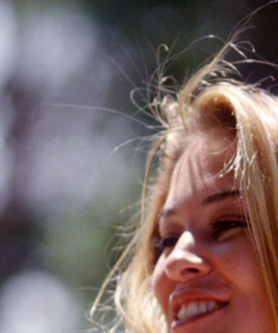
//> input picture ImageMatting/build/ImageMatting/KNhair.bmp, 278 x 333 px
$ ./main build/ImageMatting/KNhair.bmp   (built with g++ and OpenCV 4)
//> lines starting //> are read from the running program, lines starting //| are printed output that depends on the picture
### ImageMatting/Eigen_Solver.h
//
// author: 会飞的吴克
//

#ifndef IMAGEPROCESSINGFROMSCRATCH_EIGEN_SOLVER_H
#define IMAGEPROCESSINGFROMSCRATCH_EIGEN_SOLVER_H
#define TOL 2.5e-10

#include<Eigen/SparseLU>
#include<Eigen/IterativeLinearSolvers>
#include <Eigen/Dense>
#include <Eigen/Sparse>
#include <opencv2/core/eigen.hpp>

namespace ImageMatting {

    cv::Mat SolveEquations(const cv::SparseMat &A, const cv::Mat &b,int maxIters = INT32_MAX,double toler = TOL)
/*
 * A: coefficient matrix
 * b: result vector
 *
 * return: solution vector
 */
    {
        // convert to eigen matrix
        typedef Eigen::Triplet<double> Trip;
        std::vector<Trip> trp;
        for (auto it = A.begin(); it != A.end(); it++) {
            auto node = it.node();
            trp.emplace_back(node->idx[0], node->idx[1], it.value<double>());
        }
        int dim = A.size()[0];
        Eigen::SparseMatrix<double> AES(dim, dim);
        AES.setFromTriplets(trp.begin(), trp.end());

        Eigen::VectorXd bE;
        cv::cv2eigen(b, bE);


        //solve (L+lambda*D)alpha = lambda*b

        Eigen::ConjugateGradient<Eigen::SparseMatrix<double>, Eigen::Upper|Eigen::Lower> solver;
        solver.setMaxIterations(maxIters);
        solver.setTolerance(toler);
        std::cout << "Preconditioning." << std::endl;
        solver.compute(AES);
        std::cout << "done." << std::endl;
        std::cout << "Solving equations." << std::endl;
        Eigen::VectorXd x = solver.solve(bE);
        std::cout << "done." << std::endl;

        cv::Mat alpha;
        cv::eigen2cv(x, alpha);

        return alpha;
    }
}

#endif //IMAGEPROCESSINGFROMSCRATCH_EIGEN_SOLVER_H

### ImageMatting/Image_Matting.h
//
// author: 会飞的吴克
//

#ifndef IMAGEPROCESSINGFROMSCRATCH_IMAGE_MATTING_H
#define IMAGEPROCESSINGFROMSCRATCH_IMAGE_MATTING_H

#include <iostream>
#include <opencv2/opencv.hpp>
#include <vector>
#include <algorithm>
#include <string>

#include "Eigen_Solver.h"

namespace ImageMatting {

    cv::SparseMat getLaplacian(const cv::Mat &I, const cv::Mat &mask, int r, double err)
/*
 * I: 3 channel image
 * mask: unknown alpha is marked as 0
 * r: window radius
 * err: absolute value less than err is considered 0
 *
 * return: L(matting Laplacian)
 */
    {
        double eps = 0.0000001f;
        int h = I.rows;
        int w = I.cols;
        int c = I.channels();
        assert(c == 3);

        int win_diam = 2 * r + 1;
        int win_size = win_diam * win_diam;

        int Lsize[2] = {h * w, h * w};
        cv::SparseMat L(2, Lsize, CV_64F);
        cv::Mat erode_mask;
        cv::erode(mask, erode_mask, cv::Mat::ones(win_diam, win_diam, CV_64F));

        for (int i = r; i < h - r; i++) {
            for (int j = r; j < w - r; j++) {
                int start_r = i - r, end_r = i + r + 1, start_c = j - r, end_c = j + r + 1;
                bool pass_win = true;
                for (int k = start_r; k < end_r; k++) {
                    for (int l = start_c; l < end_c; l++) {
                        pass_win = pass_win && (abs(erode_mask.at<double>(k, l)) > err);
                        if (!pass_win) {
                            break;
                        }
                    }
                    if (!pass_win) {
                        break;
                    }
                }
                if (!pass_win)// pass window if no unknown alpha
                {
                    cv::Vec3d mu_ij(0, 0, 0);
                    for (int k = start_r; k < end_r; k++) {
                        for (int l = start_c; l < end_c; l++) {
                            mu_ij += I.at<cv::Vec3d>(k, l);
                        }
                    }
                    mu_ij /= win_size;

                    cv::Mat sigma_ij = cv::Mat::zeros(c, c, CV_64FC1);
                    double coeff = eps / win_size;
                    for (int c1 = 0; c1 < c; c1++) {
                        for (int c2 = c1; c2 < c; c2++) {
                            double val = 0;
                            for (int k = start_r; k < end_r; k++) {
                                for (int l = start_c; l < end_c; l++) {
                                    const auto &temp_color = I.at<cv::Vec3d>(k, l);
                                    val += temp_color[c1] * temp_color[c2];
                                }
                            }
                            val /= win_size;
                            val -= mu_ij[c1] * mu_ij[c2];
                            if (c1 == c2) {
                                val += coeff;
                                sigma_ij.at<double>(c1, c2) = val;
                            } else {
                                sigma_ij.at<double>(c1, c2) = val;
                                sigma_ij.at<double>(c2, c1) = val;
                            }
                        }
                    } // covar + eps/win_size * I

                    cv::Mat sigma_ij_inv;
                    cv::invert(sigma_ij, sigma_ij_inv);

                    for (int k1 = start_r; k1 < end_r; k1++) {
                        for (int l1 = start_c; l1 < end_c; l1++) {
                            for (int k2 = k1; k2 < end_r; k2++) {
                                bool same_row = (k1 == k2);
                                for (int l2 = same_row ? l1 : start_c; l2 < end_c; l2++) {
                                    auto V1 = cv::Mat(I.at<cv::Vec3d>(k1, l1) - mu_ij).t();
                                    auto V2 = cv::Mat(I.at<cv::Vec3d>(k2, l2) - mu_ij);
                                    double val = -((1 + cv::Mat((V1 * sigma_ij_inv * V2)).at<double>(0)) / win_size);

                                    int ind1 = k1 * w + l1, ind2 = k2 * w + l2;
                                    if (same_row && l1 == l2) {
                                        val = 1 + val;
                                        *((double *) L.ptr(ind1, ind2, true)) += val;
                                    } else {
                                        *((double *) L.ptr(ind1, ind2, true)) += val;
                                        *((double *) L.ptr(ind2, ind1, true)) += val;
                                    }
                                }
                            }
                        }
                    }
                }
            }
        }

        return L;
    }

    cv::Mat Matting(const cv::Mat &Img, const cv::Mat &Img_scribble,int maxIters = INT32_MAX,double toler = TOL, int r = 1)
/*
 * Img: 3 channel original image
 * Img_scribble: 3 channel scribble image with the same size as original image
 * maxIters: max iterations when solving eqs.
 * toler: tolerance when solving eqs.
 * r: window radius
 *
 * return: alpha matte
 */
    {
        int h = Img.rows;
        int w = Img.cols;
        int c = Img.channels();
        assert(Img_scribble.rows == h && Img_scribble.cols == w && Img_scribble.channels() == c && c == 3);

        cv::Mat image, image_gray, scribble_gray;
        Img.convertTo(image, CV_64FC3, 1.0 / 255.0);   // original image
        cv::cvtColor(Img, image_gray, cv::COLOR_BGR2GRAY);
        cv::cvtColor(Img_scribble, scribble_gray, cv::COLOR_BGR2GRAY);
        image_gray.convertTo(image_gray, CV_64FC1, 1.0 / 255.0);
        scribble_gray.convertTo(scribble_gray, CV_64FC1, 1.0 / 255.0);

        double err = 1e-12f;
        double lambda = 100.f;

        cv::Mat lambda_b = scribble_gray;
        cv::Mat lambda_D = cv::Mat::zeros(h, w, CV_64FC1);
        cv::Mat temp = scribble_gray - image_gray;
        for (int i = 0; i < temp.rows; i++) {
            double *temp_p = temp.ptr<double>(i);
            double *lambda_b_p = lambda_b.ptr<double>(i);
            double *lambda_D_p = lambda_D.ptr<double>(i);
            for (int j = 0; j < temp.cols; j++) {
                if (std::abs(temp_p[j]) < err) {
                    lambda_b_p[j] = 0;
                } else {
                    lambda_b_p[j] *= lambda;
                    lambda_D_p[j] = lambda;
                }
            }
        }
        temp.release();

        std::cout << "Computing Matting Laplacian." << std::endl;
        cv::SparseMat A = getLaplacian(image, lambda_D, r, err);
        std::cout << "done." << std::endl;
        cv::Mat b = lambda_b.reshape(0, h * w);
        for (int i = 0; i < h; i++) {
            double *lambda_D_p = lambda_D.ptr<double>(i);
            for (int j = 0; j < w; j++) {
                int ind = i * w + j;
                *((double *) A.ptr(ind, ind, true)) += lambda_D_p[j];
            }
        }
        lambda_b.release();
        lambda_D.release();

        // solve sparse eqs.
        cv::Mat alpha = SolveEquations(A, b,maxIters,toler);

        alpha = alpha.reshape(0, {h, w});
        for (int i = 0; i < h; i++) {
            double *alpha_p = alpha.ptr<double>(i);
            for (int j = 0; j < w; j++) {
                if (alpha_p[j] < 0) {
                    alpha_p[j] = 0;
                }
                if (alpha_p[j] > 1) {
                    alpha_p[j] = 1;
                }
            }
        }

        return alpha;
    }

    // [28 lines left out: function onMouse, not called in this run]

    cv::Mat drawScribble(const cv::Mat & img, const std::string& imgname)
    /*
     * img: source image.
     *
     * return: scribble image.
     */
    {
        cv::Mat Img = img.clone();

        cv::Point CurPoint;
        bool Drawing = false;
        auto param = std::make_pair(CurPoint,Drawing);

        cv::namedWindow("Mouse Event", 0);
        cv::setMouseCallback("Mouse Event", onMouse, (void *)&param);
        int Thickness = 0;
        uchar B = 255, G = 255, R = 255;

        cv::namedWindow("slide bar", 0);
        cv::createTrackbar("thickness", "slide bar", &Thickness, 100, nullptr);

        int key;
        bool finish = false;
        while (true)
        {
            CurPoint = param.first;
            Drawing = param.second;
            if (Drawing)
            {
                circle(Img, CurPoint, 0, cv::Scalar(B, G, R), Thickness + 1);
            }
            imshow("Mouse Event", Img);
            key = cv::waitKey(1);
            switch (key)
            {
                case 27:
                    finish = true;
                    break;
                case 'c':
                case 'C':
                    Img = img.clone();
                    break;
                case 'w':
                case 'W':
                    B = 255, G = 255, R = 255;
                    break;
                case 'b':
                case 'B':
                    B = 0, G = 0, R = 0;
                    break;
                default:
                    break;
            }
            if (finish){break;}
        }
        cv::imwrite(imgname,Img);
        cv::destroyAllWindows();
        return Img;
    }

}
#endif //IMAGEPROCESSINGFROMSCRATCH_IMAGE_MATTING_H

### ImageMatting/main.cpp
#include <iostream>
#include "Image_Matting.h"

#if defined(_WIN32)
/** This file is part of the Mingw32 package.
     *  unistd.h maps     (roughly) to io.h
     */
    #ifndef _UNISTD_H
        #define _UNISTD_H
        #include <io.h>
        #include <process.h>
    #endif /* _UNISTD_H */
#else
    #include<unistd.h>
#endif


void test_ImageMatting(int N, char* params[])
{
//> called with N = 2
    if(N <= 1)
    {
        std::cout << "usage:" << std::endl;
        std::cout << "./Main image [-s image_scribbles] [-i max_iterations] [-t tolerance]" << std::endl;
    }
    else
    {
        std::string imgname = params[1];
        cv::Mat img;
        img = cv::imread(imgname);
//> img is the input picture: 333 rows x 278 cols, CV_8UC3; mean B, G, R 105.1, 106.8, 123.5
        if(img.empty()){
            std::cout << "image file not found." << std::endl;
            return;
        }

        std::string scribblename;
        cv::Mat img_scribble;
        int max_iters = INT32_MAX;
        double toler = TOL;

        int res;
        int new_N = N-1;
        char* new_params[new_N];
        new_params[0] = params[0];
        for(int i = 2;i < N;i++){new_params[i-1] = params[i];}
        while( (res = getopt(new_N,new_params,"s:i:t:") ) != -1)
        {
            switch(res)
            {
                case 's':
                    scribblename = optarg;
                    break;
                case 'i':
                    max_iters = (int)strtol(optarg, nullptr, 10);
                    break;
                case 't':
                    toler = strtod(optarg, nullptr);
                    break;
                default:
                    std::cout << "usage:" << std::endl;
                    std::cout << "./Main image [-s image_scribbles] [-i max_iterations] [-t tolerance]" << std::endl;
                    return;
                    break;
            }
        }


        if(scribblename.empty())
        {
            img_scribble = ImageMatting::drawScribble(img,imgname.substr(0,imgname.find_last_of('.'))+"_m.png");
//> the Esc key is pressed
        }
        else
        {
            img_scribble = cv::imread(scribblename);
            if(img_scribble.empty()){
                std::cout << "scribble image not found." << std::endl;
                return;
            }
        }

        if(toler <= 0 || toler >= 1)
        {toler=TOL;}
        cv::Mat alpha = ImageMatting::Matting(img, img_scribble, max_iters, toler);
//> in Matting, `cv::cvtColor(Img, image_gray, cv::COLOR_BGR2GRAY);`:
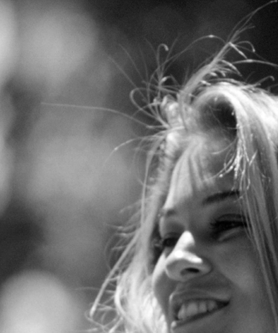
//> image_gray: 333 rows x 278 cols, CV_8UC1; min 1, max 255, mean 111.6
//> in Matting, `cv::Mat temp = scribble_gray - image_gray;`: temp: 333 rows x 278 cols, CV_64FC1; every value is 0
//> after the loop in SolveEquations, `for (auto it = A.begin(); it != A.end(); it++)`: trp = 2296056 items
//> in SolveEquations, `int dim = A.size()[0];`: dim = 92574
        cv::Mat result = alpha*255;
        result.convertTo(result,CV_8U);
//> result: 333 rows x 278 cols, CV_8UC1; every value is 0
        cv::imwrite("res.png",result);
        cv::imshow("result",result);
        cv::waitKey(0);
    }
}


int main(int argc, char* argv[]) {
    test_ImageMatting(argc,argv);
    return 0;
}

$ run again, on ImageMatting/build/ImageMatting/dandelion_clipped_m.bmp
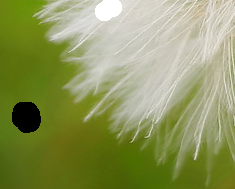
//> input picture ImageMatting/build/ImageMatting/dandelion_clipped_m.bmp, 235 x 189 px
//> in test_ImageMatting, img is the input picture: 189 rows x 235 cols, CV_8UC3; mean B, G, R 92.6, 151.2, 141.7
//> in Matting, `cv::cvtColor(Img, image_gray, cv::COLOR_BGR2GRAY);`:
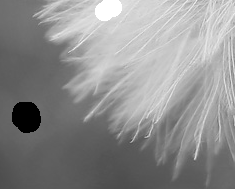
//> image_gray: 189 rows x 235 cols, CV_8UC1; min 0, max 255, mean 141.7
//> temp: 189 rows x 235 cols, CV_64FC1; every value is 0
//> after the loop in SolveEquations, `for (auto it = A.begin(); it != A.end(); it++)`: trp = 1097691 items
//> dim = 44415
//> result: 189 rows x 235 cols, CV_8UC1; every value is 0

$ run again, on ImageMatting/build/ImageMatting/kid1.bmp
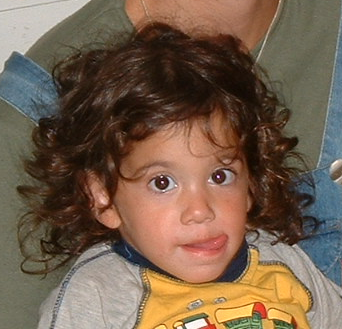
//> input picture ImageMatting/build/ImageMatting/kid1.bmp, 342 x 329 px
//> in test_ImageMatting, img is the input picture: 329 rows x 342 cols, CV_8UC3; mean B, G, R 76.9, 96.1, 118.2
//> in Matting, `cv::cvtColor(Img, image_gray, cv::COLOR_BGR2GRAY);`:
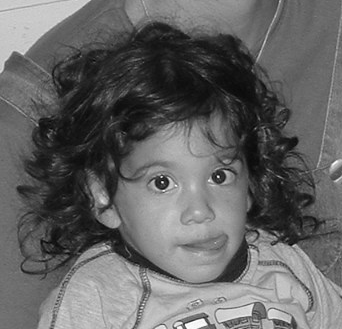
//> image_gray: 329 rows x 342 cols, CV_8UC1; min 6, max 254, mean 100.5
//> temp: 329 rows x 342 cols, CV_64FC1; every value is 0
//> after the loop in SolveEquations, `for (auto it = A.begin(); it != A.end(); it++)`: trp = 2792856 items
//> dim = 112518
//> result: 329 rows x 342 cols, CV_8UC1; every value is 0

$ run again, on ImageMatting/build/ImageMatting/kid1_m.bmp
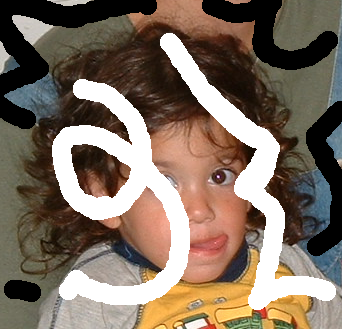
//> input picture ImageMatting/build/ImageMatting/kid1_m.bmp, 342 x 329 px
//> in test_ImageMatting, img is the input picture: 329 rows x 342 cols, CV_8UC3; mean B, G, R 97.7, 111.8, 127.9
//> in Matting, `cv::cvtColor(Img, image_gray, cv::COLOR_BGR2GRAY);`:
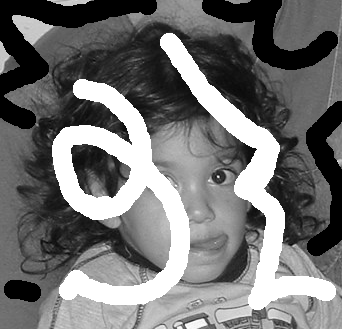
//> image_gray: 329 rows x 342 cols, CV_8UC1; min 0, max 255, mean 115
//> temp: 329 rows x 342 cols, CV_64FC1; every value is 0
//> after the loop in SolveEquations, `for (auto it = A.begin(); it != A.end(); it++)`: trp = 2792856 items
//> dim = 112518
//> result: 329 rows x 342 cols, CV_8UC1; every value is 0
